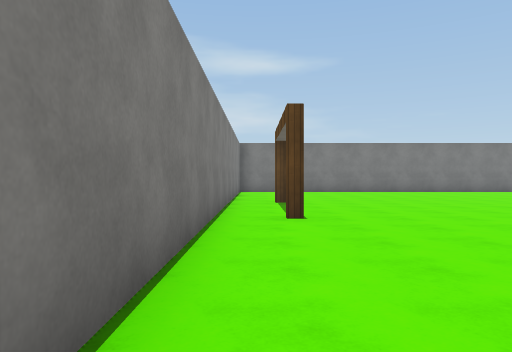
View 1 (above)

12 first-person views from a walk through a scene from a Unity 3-D project. The camera is 1.3 m above the floor, looks level and sees 70° across. The floor is counted in squares, 2 m on a side. Each view is taken from the middle of a square. On the plan, view 1 faces up. The plan holds only what a view shows up to about 11 squares ahead; the rest is blank. The player character is not drawn. Surface patterns are stand-ins for the level's own textures.

View 2
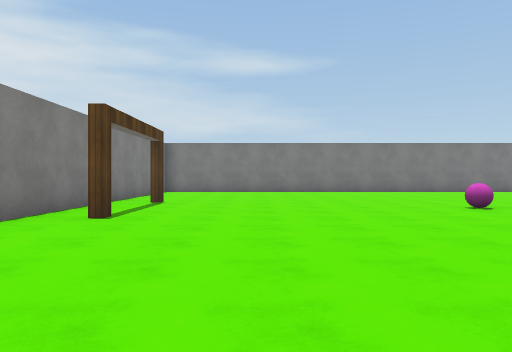

View 3
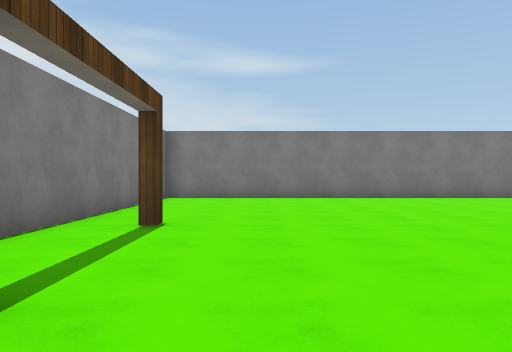

View 4
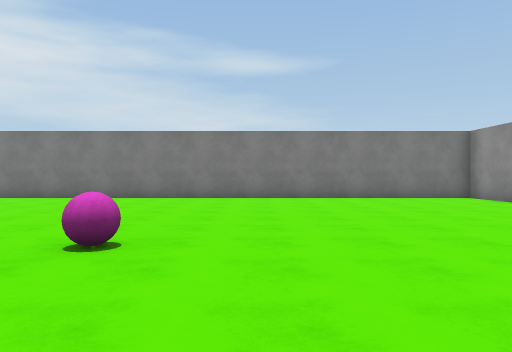

View 5
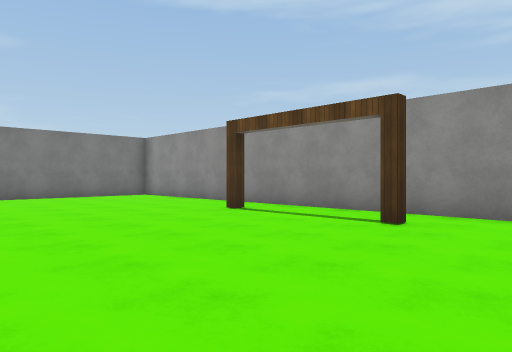

View 6
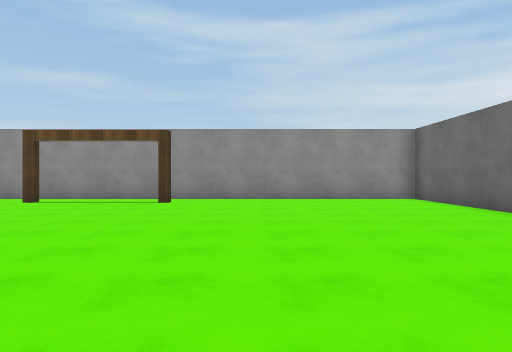

View 7
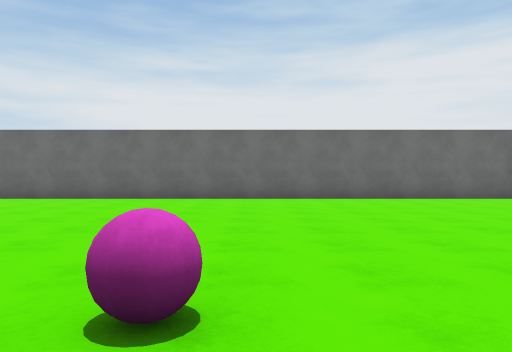

View 8
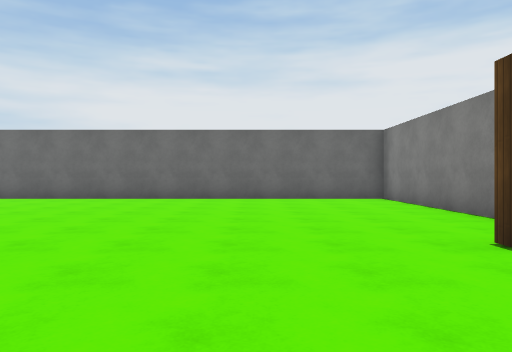

View 9
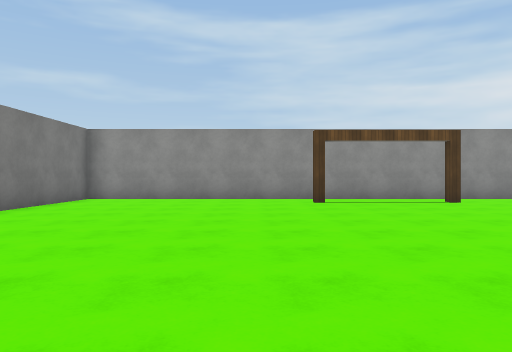

View 10
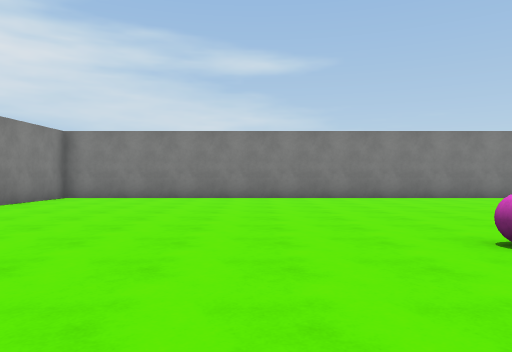

View 11
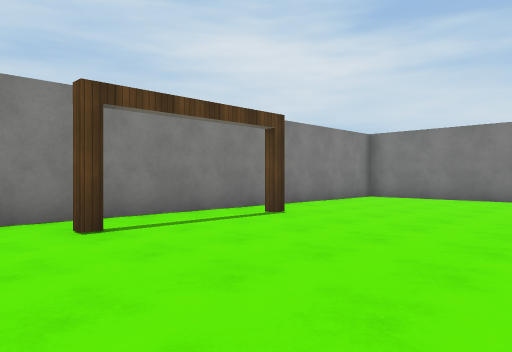

View 12
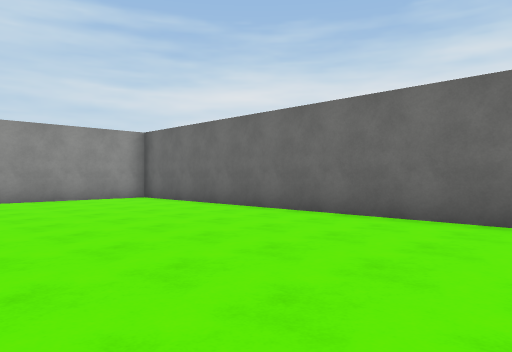

### Floor plan
Key: @ floor where view 1 was taken; # wall or solid block; . floor; O other object.
Columns run from 1 left of view 1 to 16 right of it. Each row starts with its distance up from view 1.
 15 ##################
 14 #................#
 13 #................#
 12 #................#
 11 #................#
 10 #................#
  9 #.#............#.#
  8 #................#
  7 #........O.......#
  6 #.#..............#
  5 #..............#.#
  4 #................#
  3 #................#
  2 #................#
  1 #................#
  0 #@...............#
 -1 #................#
 -2 ##################

Positions as (right, up) in squares from view 1, and headings:
1: (0, 0), facing up
2: (3, 0), facing up
3: (2, 4), facing up
4: (9, 4), facing up
5: (9, 3), facing up-right
6: (5, 3), facing right
7: (7, 9), facing down
8: (3, 9), facing down
9: (5, 10), facing right
10: (5, 4), facing up
11: (5, 4), facing up-left
12: (5, 4), facing down-right
